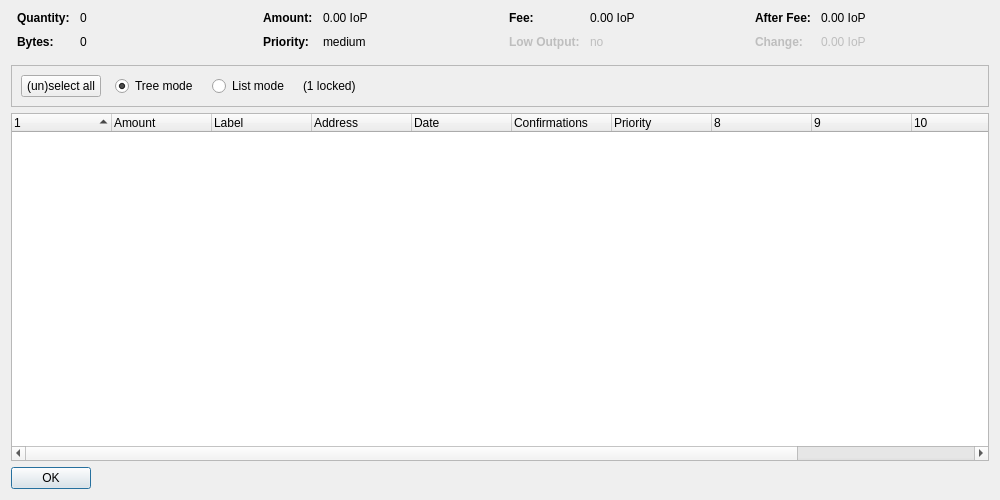
<?xml version="1.0" encoding="UTF-8"?>
<ui version="4.0">
 <class>CoinControlDialog</class>
 <widget class="QDialog" name="CoinControlDialog">
  <property name="geometry">
   <rect>
    <x>0</x>
    <y>0</y>
    <width>1000</width>
    <height>500</height>
   </rect>
  </property>
  <property name="windowTitle">
   <string>Coin Control Address Selection</string>
  </property>
  <layout class="QVBoxLayout" name="verticalLayout">
   <item>
    <layout class="QHBoxLayout" name="horizontalLayoutTop" stretch="0,0,0,0">
     <property name="topMargin">
      <number>0</number>
     </property>
     <property name="bottomMargin">
      <number>10</number>
     </property>
     <item>
      <layout class="QFormLayout" name="formLayoutCoinControl1">
       <property name="horizontalSpacing">
        <number>10</number>
       </property>
       <property name="verticalSpacing">
        <number>10</number>
       </property>
       <property name="leftMargin">
        <number>6</number>
       </property>
       <property name="rightMargin">
        <number>6</number>
       </property>
       <item row="0" column="0">
        <widget class="QLabel" name="labelCoinControlQuantityText">
         <property name="font">
          <font>
           <weight>75</weight>
           <bold>true</bold>
          </font>
         </property>
         <property name="text">
          <string>Quantity:</string>
         </property>
        </widget>
       </item>
       <item row="0" column="1">
        <widget class="QLabel" name="labelCoinControlQuantity">
         <property name="cursor">
          <cursorShape>IBeamCursor</cursorShape>
         </property>
         <property name="contextMenuPolicy">
          <enum>Qt::ActionsContextMenu</enum>
         </property>
         <property name="text">
          <string notr="true">0</string>
         </property>
         <property name="textInteractionFlags">
          <set>Qt::LinksAccessibleByMouse|Qt::TextSelectableByKeyboard|Qt::TextSelectableByMouse</set>
         </property>
        </widget>
       </item>
       <item row="1" column="0">
        <widget class="QLabel" name="labelCoinControlBytesText">
         <property name="font">
          <font>
           <weight>75</weight>
           <bold>true</bold>
          </font>
         </property>
         <property name="text">
          <string>Bytes:</string>
         </property>
        </widget>
       </item>
       <item row="1" column="1">
        <widget class="QLabel" name="labelCoinControlBytes">
         <property name="cursor">
          <cursorShape>IBeamCursor</cursorShape>
         </property>
         <property name="contextMenuPolicy">
          <enum>Qt::ActionsContextMenu</enum>
         </property>
         <property name="text">
          <string notr="true">0</string>
         </property>
         <property name="textInteractionFlags">
          <set>Qt::LinksAccessibleByMouse|Qt::TextSelectableByKeyboard|Qt::TextSelectableByMouse</set>
         </property>
        </widget>
       </item>
      </layout>
     </item>
     <item>
      <layout class="QFormLayout" name="formLayoutCoinControl2">
       <property name="horizontalSpacing">
        <number>10</number>
       </property>
       <property name="verticalSpacing">
        <number>10</number>
       </property>
       <property name="leftMargin">
        <number>6</number>
       </property>
       <property name="rightMargin">
        <number>6</number>
       </property>
       <item row="0" column="0">
        <widget class="QLabel" name="labelCoinControlAmountText">
         <property name="font">
          <font>
           <weight>75</weight>
           <bold>true</bold>
          </font>
         </property>
         <property name="text">
          <string>Amount:</string>
         </property>
        </widget>
       </item>
       <item row="0" column="1">
        <widget class="QLabel" name="labelCoinControlAmount">
         <property name="cursor">
          <cursorShape>IBeamCursor</cursorShape>
         </property>
         <property name="contextMenuPolicy">
          <enum>Qt::ActionsContextMenu</enum>
         </property>
         <property name="text">
          <string notr="true">0.00 IoP</string>
         </property>
         <property name="textInteractionFlags">
          <set>Qt::LinksAccessibleByMouse|Qt::TextSelectableByKeyboard|Qt::TextSelectableByMouse</set>
         </property>
        </widget>
       </item>
       <item row="1" column="0">
        <widget class="QLabel" name="labelCoinControlPriorityText">
         <property name="font">
          <font>
           <weight>75</weight>
           <bold>true</bold>
          </font>
         </property>
         <property name="text">
          <string>Priority:</string>
         </property>
        </widget>
       </item>
       <item row="1" column="1">
        <widget class="QLabel" name="labelCoinControlPriority">
         <property name="cursor">
          <cursorShape>IBeamCursor</cursorShape>
         </property>
         <property name="contextMenuPolicy">
          <enum>Qt::ActionsContextMenu</enum>
         </property>
         <property name="text">
          <string notr="true">medium</string>
         </property>
         <property name="textInteractionFlags">
          <set>Qt::LinksAccessibleByMouse|Qt::TextSelectableByKeyboard|Qt::TextSelectableByMouse</set>
         </property>
        </widget>
       </item>
      </layout>
     </item>
     <item>
      <layout class="QFormLayout" name="formLayoutCoinControl3">
       <property name="horizontalSpacing">
        <number>10</number>
       </property>
       <property name="verticalSpacing">
        <number>10</number>
       </property>
       <property name="leftMargin">
        <number>6</number>
       </property>
       <property name="rightMargin">
        <number>6</number>
       </property>
       <item row="0" column="0">
        <widget class="QLabel" name="labelCoinControlFeeText">
         <property name="font">
          <font>
           <weight>75</weight>
           <bold>true</bold>
          </font>
         </property>
         <property name="text">
          <string>Fee:</string>
         </property>
        </widget>
       </item>
       <item row="0" column="1">
        <widget class="QLabel" name="labelCoinControlFee">
         <property name="cursor">
          <cursorShape>IBeamCursor</cursorShape>
         </property>
         <property name="contextMenuPolicy">
          <enum>Qt::ActionsContextMenu</enum>
         </property>
         <property name="text">
          <string notr="true">0.00 IoP</string>
         </property>
         <property name="textInteractionFlags">
          <set>Qt::LinksAccessibleByMouse|Qt::TextSelectableByKeyboard|Qt::TextSelectableByMouse</set>
         </property>
        </widget>
       </item>
       <item row="1" column="0">
        <widget class="QLabel" name="labelCoinControlLowOutputText">
         <property name="enabled">
          <bool>false</bool>
         </property>
         <property name="font">
          <font>
           <weight>75</weight>
           <bold>true</bold>
          </font>
         </property>
         <property name="text">
          <string>Low Output:</string>
         </property>
        </widget>
       </item>
       <item row="1" column="1">
        <widget class="QLabel" name="labelCoinControlLowOutput">
         <property name="enabled">
          <bool>false</bool>
         </property>
         <property name="cursor">
          <cursorShape>IBeamCursor</cursorShape>
         </property>
         <property name="contextMenuPolicy">
          <enum>Qt::ActionsContextMenu</enum>
         </property>
         <property name="text">
          <string notr="true">no</string>
         </property>
         <property name="textInteractionFlags">
          <set>Qt::LinksAccessibleByMouse|Qt::TextSelectableByKeyboard|Qt::TextSelectableByMouse</set>
         </property>
        </widget>
       </item>
      </layout>
     </item>
     <item>
      <layout class="QFormLayout" name="formLayoutCoinControl4">
       <property name="horizontalSpacing">
        <number>10</number>
       </property>
       <property name="verticalSpacing">
        <number>10</number>
       </property>
       <property name="leftMargin">
        <number>6</number>
       </property>
       <property name="rightMargin">
        <number>6</number>
       </property>
       <item row="0" column="0">
        <widget class="QLabel" name="labelCoinControlAfterFeeText">
         <property name="font">
          <font>
           <weight>75</weight>
           <bold>true</bold>
          </font>
         </property>
         <property name="text">
          <string>After Fee:</string>
         </property>
        </widget>
       </item>
       <item row="0" column="1">
        <widget class="QLabel" name="labelCoinControlAfterFee">
         <property name="cursor">
          <cursorShape>IBeamCursor</cursorShape>
         </property>
         <property name="contextMenuPolicy">
          <enum>Qt::ActionsContextMenu</enum>
         </property>
         <property name="text">
          <string notr="true">0.00 IoP</string>
         </property>
         <property name="textInteractionFlags">
          <set>Qt::LinksAccessibleByMouse|Qt::TextSelectableByKeyboard|Qt::TextSelectableByMouse</set>
         </property>
        </widget>
       </item>
       <item row="1" column="0">
        <widget class="QLabel" name="labelCoinControlChangeText">
         <property name="enabled">
          <bool>false</bool>
         </property>
         <property name="font">
          <font>
           <weight>75</weight>
           <bold>true</bold>
          </font>
         </property>
         <property name="text">
          <string>Change:</string>
         </property>
        </widget>
       </item>
       <item row="1" column="1">
        <widget class="QLabel" name="labelCoinControlChange">
         <property name="enabled">
          <bool>false</bool>
         </property>
         <property name="cursor">
          <cursorShape>IBeamCursor</cursorShape>
         </property>
         <property name="contextMenuPolicy">
          <enum>Qt::ActionsContextMenu</enum>
         </property>
         <property name="text">
          <string notr="true">0.00 IoP</string>
         </property>
         <property name="textInteractionFlags">
          <set>Qt::LinksAccessibleByMouse|Qt::TextSelectableByKeyboard|Qt::TextSelectableByMouse</set>
         </property>
        </widget>
       </item>
      </layout>
     </item>
    </layout>
   </item>
   <item>
    <widget class="QFrame" name="frame">
     <property name="minimumSize">
      <size>
       <width>0</width>
       <height>40</height>
      </size>
     </property>
     <property name="frameShape">
      <enum>QFrame::StyledPanel</enum>
     </property>
     <property name="frameShadow">
      <enum>QFrame::Sunken</enum>
     </property>
     <layout class="QHBoxLayout" name="horizontalLayout">
      <item>
       <layout class="QHBoxLayout" name="horizontalLayoutPanel" stretch="0,0,0,0,0">
        <property name="spacing">
         <number>14</number>
        </property>
        <item>
         <widget class="QPushButton" name="pushButtonSelectAll">
          <property name="sizePolicy">
           <sizepolicy hsizetype="Maximum" vsizetype="Fixed">
            <horstretch>0</horstretch>
            <verstretch>0</verstretch>
           </sizepolicy>
          </property>
          <property name="text">
           <string>(un)select all</string>
          </property>
         </widget>
        </item>
        <item>
         <widget class="QRadioButton" name="radioTreeMode">
          <property name="sizePolicy">
           <sizepolicy hsizetype="Maximum" vsizetype="Fixed">
            <horstretch>0</horstretch>
            <verstretch>0</verstretch>
           </sizepolicy>
          </property>
          <property name="text">
           <string>Tree mode</string>
          </property>
          <property name="checked">
           <bool>true</bool>
          </property>
         </widget>
        </item>
        <item>
         <widget class="QRadioButton" name="radioListMode">
          <property name="sizePolicy">
           <sizepolicy hsizetype="Maximum" vsizetype="Fixed">
            <horstretch>0</horstretch>
            <verstretch>0</verstretch>
           </sizepolicy>
          </property>
          <property name="text">
           <string>List mode</string>
          </property>
         </widget>
        </item>
        <item>
         <widget class="QLabel" name="labelLocked">
          <property name="text">
           <string notr="true">(1 locked)</string>
          </property>
         </widget>
        </item>
        <item>
         <spacer name="horizontalSpacer">
          <property name="orientation">
           <enum>Qt::Horizontal</enum>
          </property>
          <property name="sizeHint" stdset="0">
           <size>
            <width>40</width>
            <height>20</height>
           </size>
          </property>
         </spacer>
        </item>
       </layout>
      </item>
     </layout>
    </widget>
   </item>
   <item>
    <widget class="CoinControlTreeWidget" name="treeWidget">
     <property name="contextMenuPolicy">
      <enum>Qt::CustomContextMenu</enum>
     </property>
     <property name="sortingEnabled">
      <bool>false</bool>
     </property>
     <property name="columnCount">
      <number>12</number>
     </property>
     <attribute name="headerShowSortIndicator" stdset="0">
      <bool>true</bool>
     </attribute>
     <attribute name="headerStretchLastSection">
      <bool>false</bool>
     </attribute>
     <column>
      <property name="text">
       <string/>
      </property>
     </column>
     <column>
      <property name="text">
       <string>Amount</string>
      </property>
     </column>
     <column>
      <property name="text">
       <string notr="true">Label</string>
      </property>
     </column>
     <column>
      <property name="text">
       <string>Address</string>
      </property>
     </column>
     <column>
      <property name="text">
       <string>Date</string>
      </property>
     </column>
     <column>
      <property name="text">
       <string>Confirmations</string>
      </property>
      <property name="toolTip">
       <string>Confirmed</string>
      </property>
     </column>
     <column>
      <property name="text">
       <string>Priority</string>
      </property>
     </column>
     <column>
      <property name="text">
       <string/>
      </property>
     </column>
     <column>
      <property name="text">
       <string/>
      </property>
     </column>
     <column>
      <property name="text">
       <string/>
      </property>
     </column>
     <column>
      <property name="text">
       <string/>
      </property>
     </column>
     <column>
      <property name="text">
       <string/>
      </property>
     </column>
    </widget>
   </item>
   <item>
    <widget class="QDialogButtonBox" name="buttonBox">
     <property name="sizePolicy">
      <sizepolicy hsizetype="Maximum" vsizetype="Fixed">
       <horstretch>0</horstretch>
       <verstretch>0</verstretch>
      </sizepolicy>
     </property>
     <property name="orientation">
      <enum>Qt::Horizontal</enum>
     </property>
     <property name="standardButtons">
      <set>QDialogButtonBox::Ok</set>
     </property>
    </widget>
   </item>
  </layout>
 </widget>
 <customwidgets>
  <customwidget>
   <class>CoinControlTreeWidget</class>
   <extends>QTreeWidget</extends>
   <header>coincontroltreewidget.h</header>
  </customwidget>
 </customwidgets>
 <resources/>
 <connections/>
</ui>
